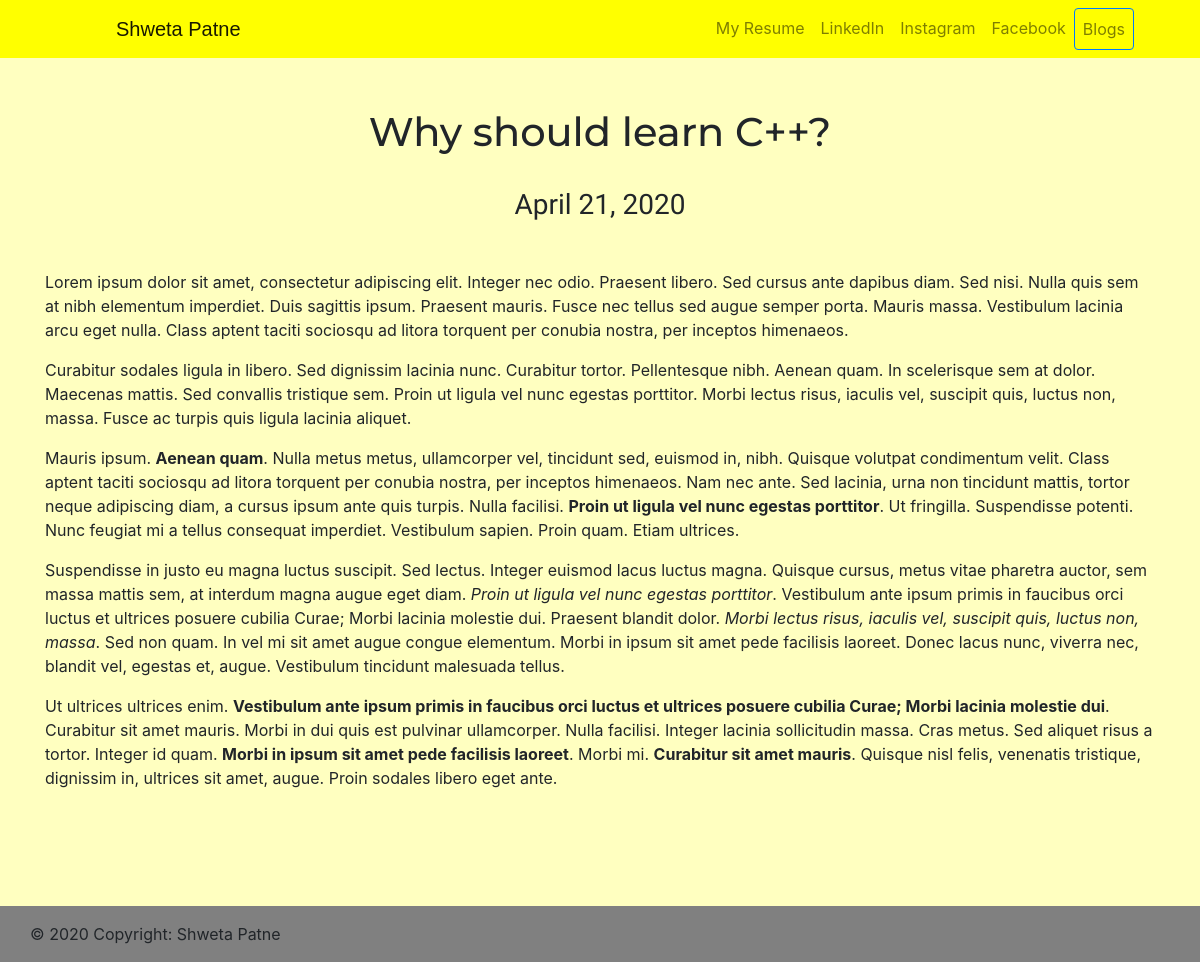
The page /blog/1 on the database its author committed.
### blog/models.py (models this page shows, shortened)
class Blog(models.Model):
    title = models.CharField(max_length=200)
    date = models.DateField()
    description = models.TextField()
    url = models.URLField(blank=True)

### blog/views.py (the view)
# urls.py: path('<int:blog_id>', views.detail, name="detail"),
def detail(request, blog_id):
    blog = get_object_or_404(Blog, pk=blog_id) #pk is primary key
    return render(request, 'blog/detail.html', {'blog':blog})

### blog/templates/blog/detail.html (shortened to what this page needs)
{% extends 'portfolio/base.html'%}
{% block content %}
<div class="container" style="padding-top: 50px; padding-bottom: 100px;">
	<h1 align="center" style="font-family: 'Montserrat', sans-serif;">{{ blog.title }} </h1><br>
	<h3 align="center" style="font-family: 'Tajawal', sans-serif;"> {{ blog.date }} </h3><br>
	<p align="center" style="font-family: 'Tajawal', sans-serif;"> {{blog.description|safe}} </p>
</div>
{% endblock %}

### rows shown on the page
Blog: title "Why should learn C++?", date "April 21, 2020", description "Lorem ipsum dolor sit amet, consectetur adipiscing elit. Integer nec odio. Praesent libero. Sed cursus ante dapibus diam. Sed nisi. Nulla quis sem at nibh elementum imperdiet. Duis sagittis ipsum. Praesent mauris. Fusce nec tellus sed augue semper porta. Mauris massa. Vestibulum lacinia arcu eget nulla. Class aptent taciti sociosqu ad litora torquent per conubia nostra, per inceptos himenaeos. Curabitur sodales ligula in libero. Sed dignissim lacinia nunc. Curabitur tortor. Pellentesque nibh. Aenean quam. In scelerisque sem at dolor. Maecenas mattis. Sed convallis tristique sem. Proin ut ligula vel nunc egestas porttitor. Morbi lectus risus, iaculis vel, suscipit quis, luctus non, massa.…"
